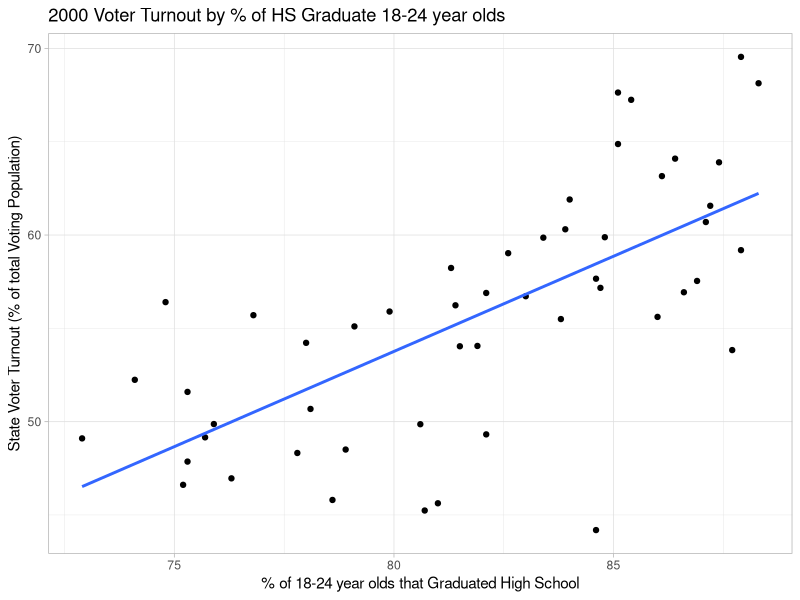
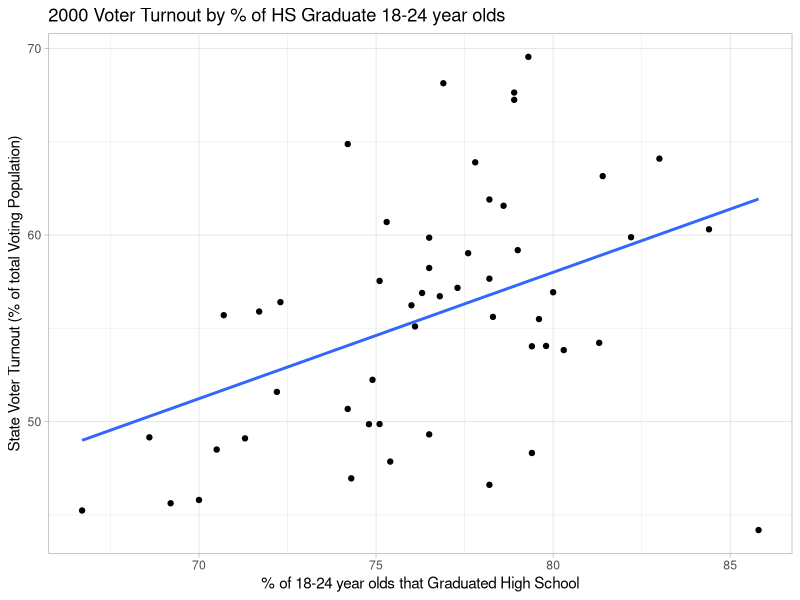
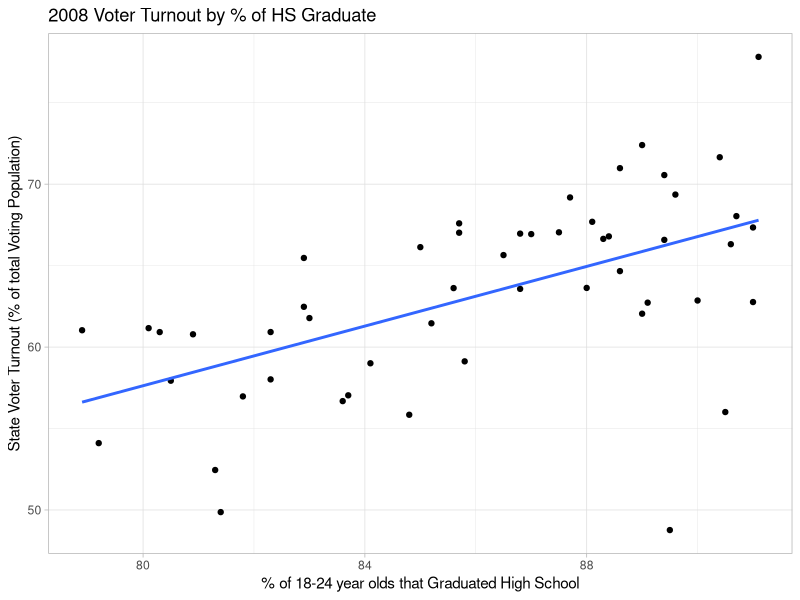
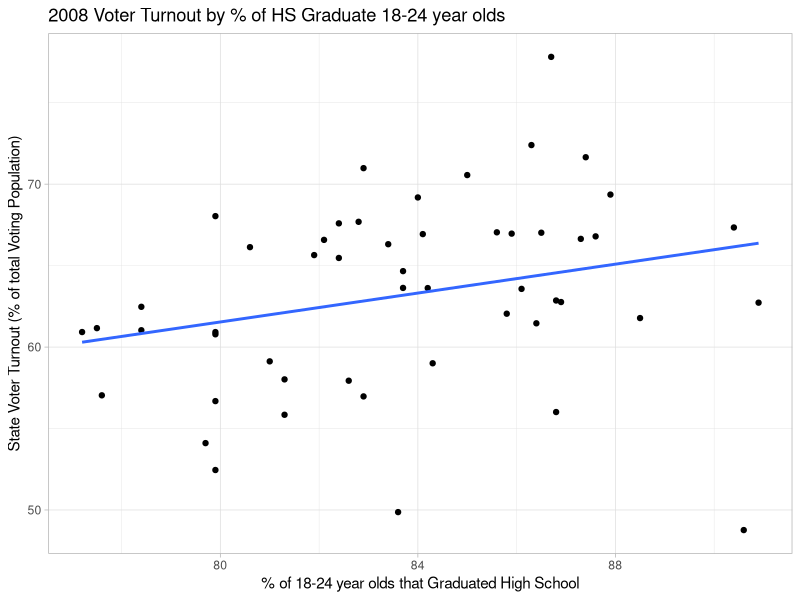
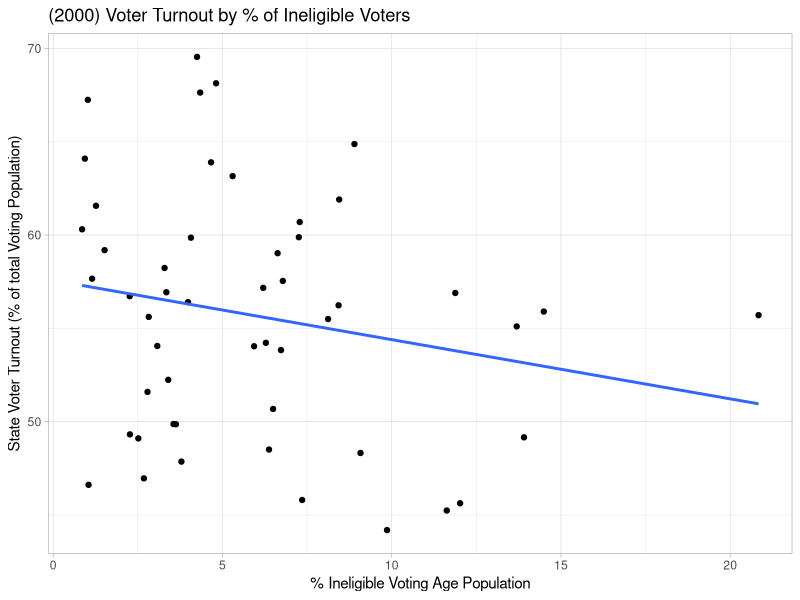
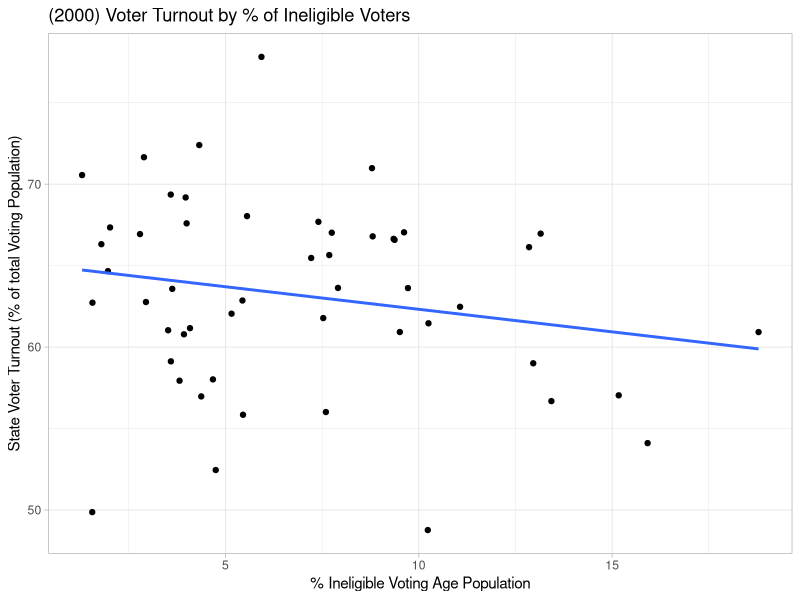

Source code (R) for these figures, in order:
## ---- chunk 1
knitr::opts_chunk$set(echo = TRUE)
## ---- chunk 2
library(tidyverse)

GE2000 <- read_delim("2000 November General Election - Turnout Rates.csv")
GE2008 <- read_delim("2008 November General Election - Turnout Rates.csv")
EDAT2000 <- read_delim("EduAttainment2000CLEAN - Sheet1.csv")
EDAT2008 <- read_delim("EduAttainment2008CLEAN - Sheet1.csv")
## ---- chunk 3
vote2000 <- inner_join(GE2000, EDAT2000, by="State")
vote2008 <- inner_join(GE2008, EDAT2008, by="State")
names(vote2000) <- make.names(names(vote2000))
names(vote2008) <- make.names(names(vote2008))
head(vote2000, 3)
head(vote2008, 3)
## ---- chunk 4
ggplot(vote2000, aes(HS, 
                     (Highest.Office / Voting.Eligible.Population..VEP.*100)))+
  geom_point() +
  geom_smooth(method="lm", formula=y~x, se=FALSE) +
  theme_light() +
  labs(
    title="2000 Voter Turnout by % of HS Graduate 18-24 year olds",
    x="% of 18-24 year olds that Graduated High School",
    y="State Voter Turnout (% of total Voting Population)"
  )
## ---- chunk 5
ggplot(vote2000, aes(X18.24HSCompleters, 
                     (Highest.Office / Voting.Eligible.Population..VEP.*100)))+
  geom_point() +
  geom_smooth(method="lm", formula=y~x, se=FALSE) +
  theme_light() +
  labs(
    title="2000 Voter Turnout by % of HS Graduate 18-24 year olds",
    x="% of 18-24 year olds that Graduated High School",
    y="State Voter Turnout (% of total Voting Population)"
  )
## ---- chunk 6
ggplot(vote2008, aes(HS, 
                     (Highest.Office / Voting.Eligible.Population..VEP.*100)))+
  geom_point() +
  geom_smooth(method="lm", formula=y~x, se=FALSE) +
  theme_light() +
  labs(
    title="2008 Voter Turnout by % of HS Graduate",
    x="% of 18-24 year olds that Graduated High School",
    y="State Voter Turnout (% of total Voting Population)"
  )
## ---- chunk 7
ggplot(vote2008, aes(X18.24HSCompleters, 
                     (Highest.Office / Voting.Eligible.Population..VEP.*100)))+
  geom_point() +
  geom_smooth(method="lm", formula=y~x, se=FALSE) +
  theme_light() +
  labs(
    title="2008 Voter Turnout by % of HS Graduate 18-24 year olds",
    x="% of 18-24 year olds that Graduated High School",
    y="State Voter Turnout (% of total Voting Population)"
  )
## ---- chunk 8
ggplot(vote2000, aes((Voting.Age.Population..VAP. - 
                     Voting.Eligible.Population..VEP.)/
                     Voting.Age.Population..VAP. * 100, 
                     (Highest.Office / Voting.Eligible.Population..VEP.*100)))+
  geom_point() +
  geom_smooth(method="lm", formula=y~x, se=FALSE) +
  theme_light() +
  labs(
    title="(2000) Voter Turnout by % of Ineligible Voters",
    x="% Ineligible Voting Age Population",
    y="State Voter Turnout (% of total Voting Population)"
  )
## ---- chunk 9
ggplot(vote2008, aes((Voting.Age.Population..VAP. - 
                     Voting.Eligible.Population..VEP.)/
                     Voting.Age.Population..VAP. * 100, 
                     (Highest.Office / Voting.Eligible.Population..VEP.*100)))+
  geom_point() +
  geom_smooth(method="lm", formula=y~x, se=FALSE) +
  theme_light() +
  labs(
    title="(2000) Voter Turnout by % of Ineligible Voters",
    x="% Ineligible Voting Age Population",
    y="State Voter Turnout (% of total Voting Population)"
  )
